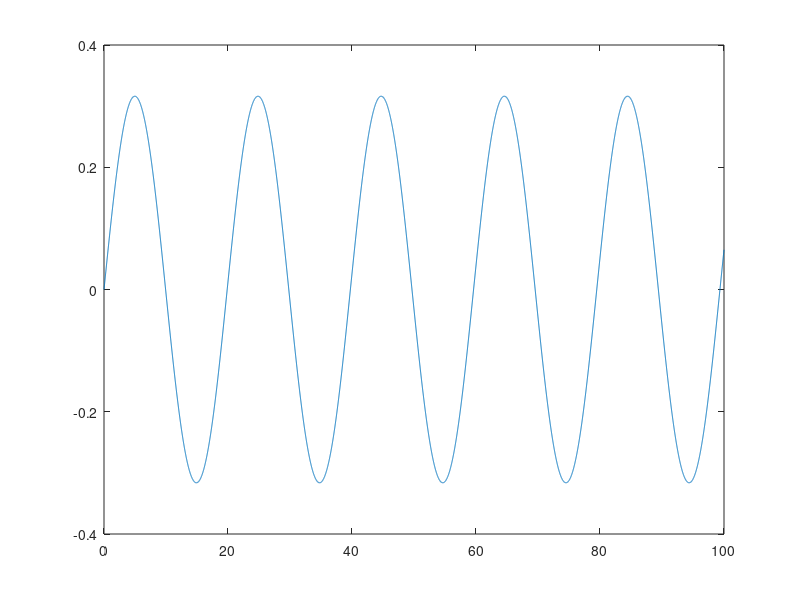
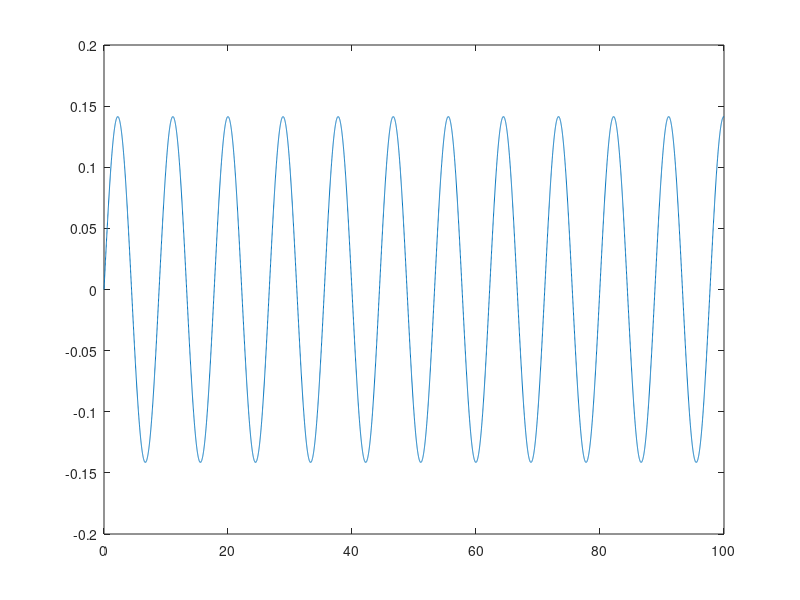
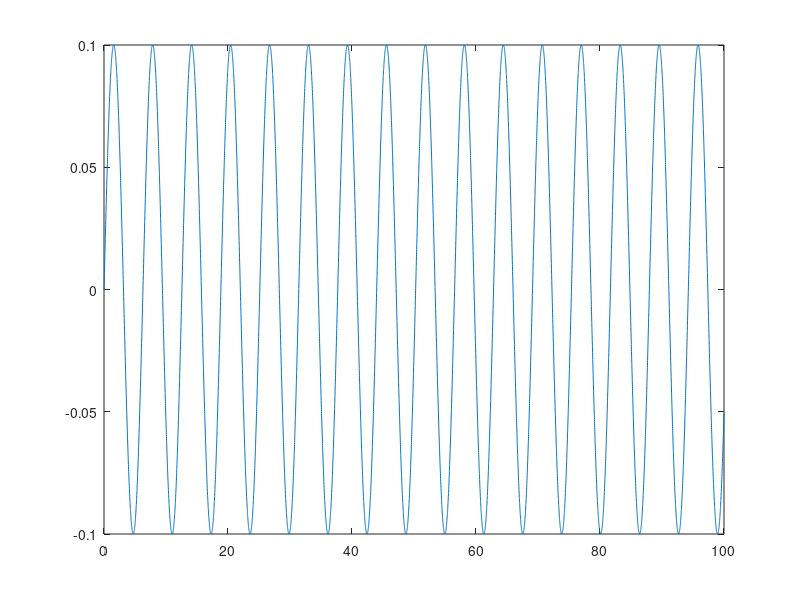

These figures' MATLAB source, in order:
m = 10;
c = 0;
k = 1;


g = tf([1], [m, c, k]);
t = [0:0.01:100];
[x, t] = impulse(g, t);

figure(1);
plot(t, x);

k = 5;
g = tf([1], [m, c, k]);
t = [0:0.01:100];
[x, t] = impulse(g, t);

figure(2);
plot(t, x);

k = 10;
g = tf([1], [m, c, k]);
t = [0:0.01:100];
[x, t] = impulse(g, t);

figure(3);
plot(t, x);